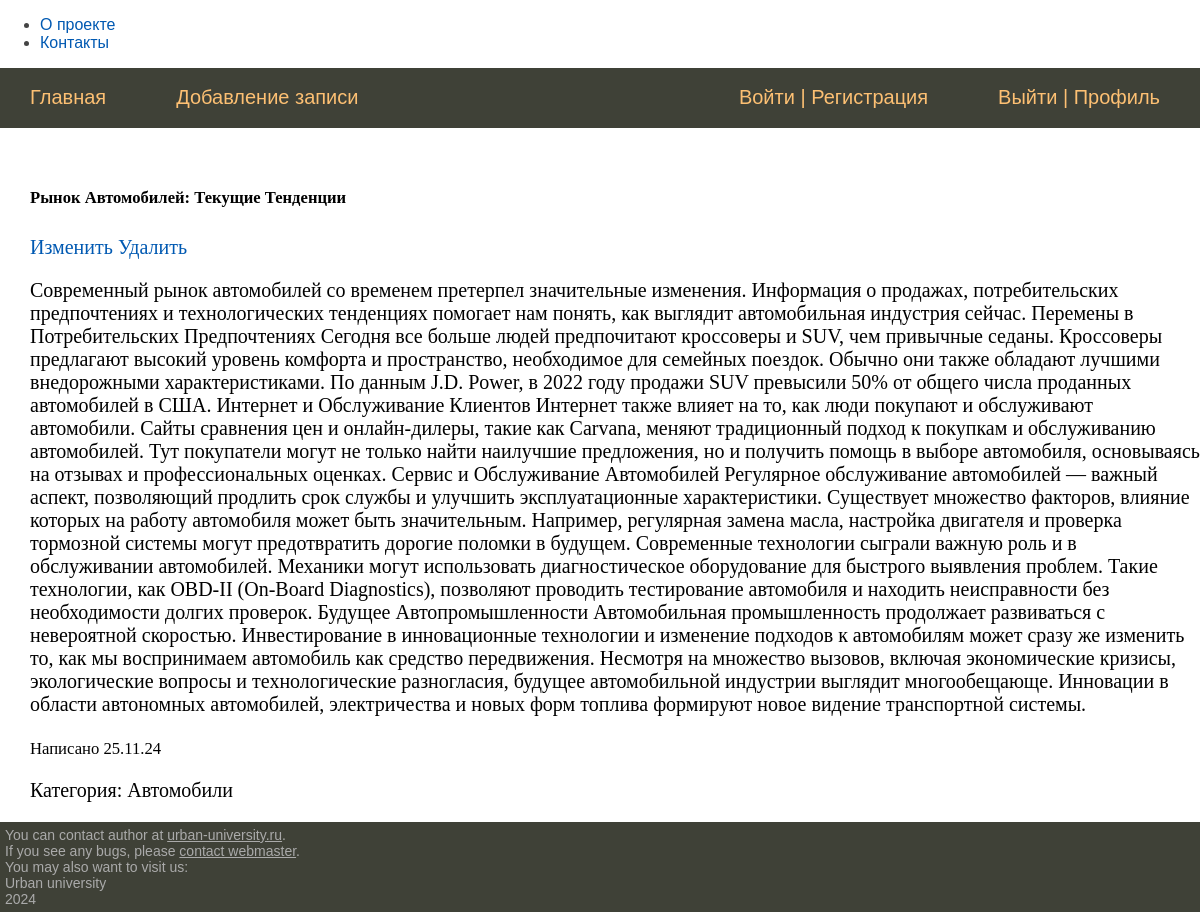
The app's page /post/p/2 with its own data.
### models/post.py (models this page shows)
class Post(Base):
    __tablename__ = 'posts'
    __table_args__ = {'extend_existing': True}
    id = Column(Integer, primary_key=True, index=True)
    title = Column(String(100))
    slug = Column(String, nullable=False)
    content = Column(Text)
    time_create = Column(DateTime, default=datetime.now())
    is_published = Column(Boolean, default=True)
    category_id = Column(Integer, ForeignKey('category.id'), nullable=True, index=True, default=1)
    category = relationship('Category', back_populates='post')

class Category(Base):
    __tablename__ = 'category'
    __table_args__ = {'extend_existing': True}
    id = Column(Integer, primary_key=True, index=True)
    name = Column(String, unique=True)
    post = relationship('Post', back_populates='category')

### routers/posts.py (the view)
@router.get('/p/{id}')
async def get_post(id: int,
                   db: Annotated[Session, Depends(get_db)],
                   request: Request,
                   ):
    post = retreive_post(id=id, db=db)
    if not post:
        raise HTTPException(status_code=status.HTTP_404_NOT_FOUND, detail='Статья не найдена')
    return templates.TemplateResponse('post/post.html',
                                      {'request': request, "post": post})

### templates/post/post.html
{% extends 'base.html' %}
{% block content %}
  <div class="col-6 mx-auto">
    <div class="card my-3">
      <div class="card-body">
        <h5 class="card-title">{{ post.title }}</h5>
         <div class="d-flex">
          <a href="/pages/none" class="btn btn-sm btn-outline-secondary me-2">Изменить</a>
          <a href="/pages/none" class="btn btn-sm btn-outline-danger">Удалить</a>
          </div>
        <p class="card-text">{{ post.content }}</p>
        <p class="card-text"><small class="text-muted">Написано {{ post.time_create.strftime('%d.%m.%y') }}</small></p>
        <p class="card-text">
          Категория: {{ post.category.name }}</a>
        </p>
      </div>
    </div>
</div>
{% endblock %}

### static/css/style.css (style rules this page uses)
html, body { font-family: 'Arial'; margin: 0; padding: 0; height: 100%; width: 100%; color: #444; }
a { color: #0059b2; text-decoration: none; }

### records on screen
Post: title "Рынок Автомобилей: Текущие Тенденции", content "Современный рынок автомобилей со временем претерпел значительные изменения. Информация о продажах, потребительских предпочтениях и технологических тенденциях помогает нам понять, как выглядит автомобильная индустрия сейчас. Перемены в Потребительских Предпочтениях Сегодня все больше людей предпочитают кроссоверы и SUV, чем привычные седаны. Кроссоверы предлагают высокий уровень комфорта и пространство, необходимое для семейных поездок. Обычно они также обладают лучшими внедорожными характеристиками. По данным J.D. Power, в 2022 году продажи SUV превысили 50% от общего числа проданных автомобилей в США. Интернет и Обслуживание Клиентов Интернет также влияет на то, как люди покупают и…", time_create "25.11.24"
Category: category.name "Автомобили"
